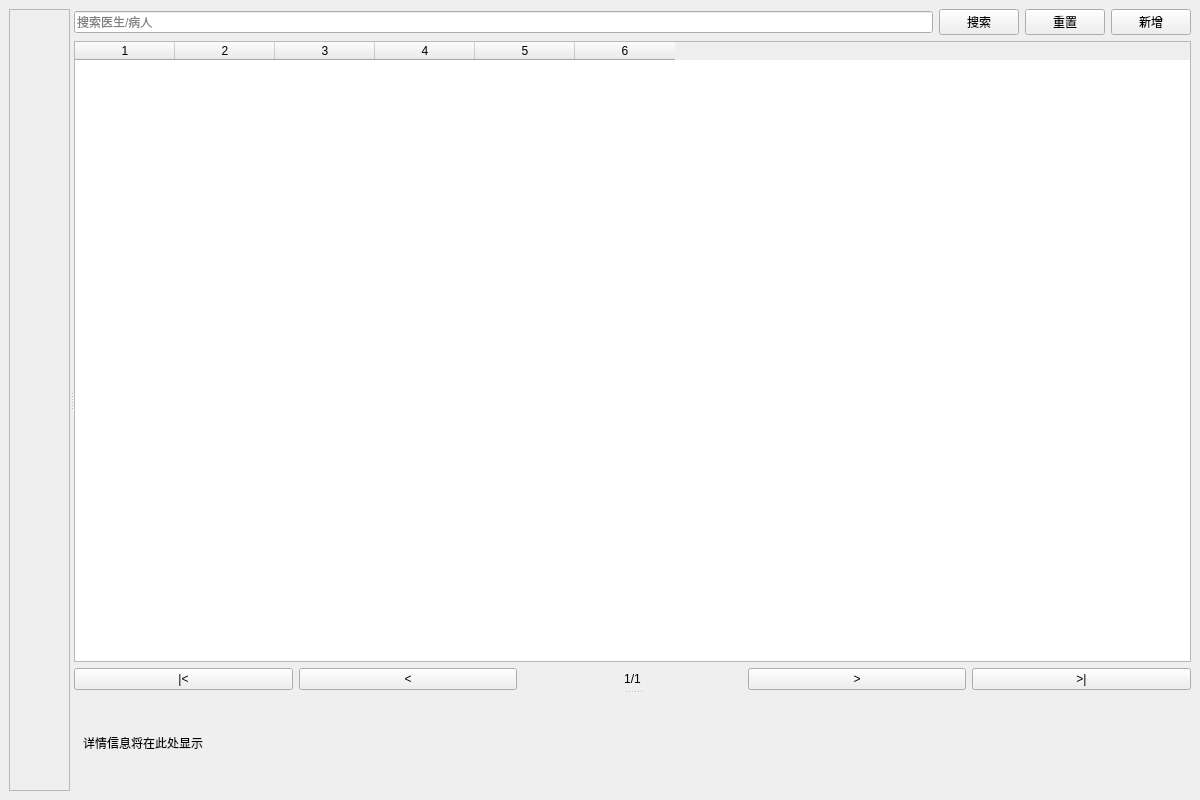
<?xml version="1.0" encoding="UTF-8"?>
<ui version="4.0">
 <class>AdminUI</class>
 <widget class="QMainWindow" name="AdminUI">
  <property name="geometry">
   <rect>
    <x>100</x>
    <y>100</y>
    <width>1200</width>
    <height>800</height>
   </rect>
  </property>
  <property name="windowTitle">
   <string>管理员界面</string>
  </property>
  <widget class="QWidget" name="centralwidget">
   <layout class="QHBoxLayout" name="mainLayout">
    <item>
     <widget class="QSplitter" name="mainSplitter">
      <property name="orientation">
       <enum>Qt::Horizontal</enum>
      </property>
      <!-- 左侧导航栏 -->
      <widget class="QFrame" name="leftPanel">
       <property name="frameShape">
        <enum>QFrame::StyledPanel</enum>
       </property>
       <layout class="QVBoxLayout" name="leftLayout">
<!--        <item>-->
<!--         <widget class="QPushButton" name="manageDoctorsButton">-->
<!--          <property name="text">-->
<!--           <string>管理医生</string>-->
<!--          </property>-->
<!--         </widget>-->
<!--        </item>-->
<!--        <item>-->
<!--         <widget class="QPushButton" name="managePatientsButton">-->
<!--          <property name="text">-->
<!--           <string>管理病人</string>-->
<!--          </property>-->
<!--         </widget>-->
<!--        </item>-->
       </layout>
      </widget>
      <!-- 右侧内容 -->
      <widget class="QSplitter" name="rightSplitter">
       <property name="orientation">
        <enum>Qt::Vertical</enum>
       </property>
       <!-- 上部表格区域 -->
       <widget class="QWidget" name="tableWidgetContainer">
        <layout class="QVBoxLayout" name="tableLayout">
         <item>
          <layout class="QHBoxLayout">
           <item>
            <widget class="QLineEdit" name="searchBox">
             <property name="placeholderText">
              <string>搜索医生/病人</string>
             </property>
            </widget>
           </item>
           <item>
            <widget class="QPushButton" name="searchButton">
             <property name="text">
              <string>搜索</string>
             </property>
            </widget>
           </item>
           <item>
            <widget class="QPushButton" name="resetButton">
             <property name="text">
              <string>重置</string>
             </property>
            </widget>
           </item>
           <item>
            <widget class="QPushButton" name="addButton">
             <property name="text">
              <string>新增</string>
             </property>
            </widget>
           </item>
          </layout>
         </item>
         <item>
          <widget class="QTableWidget" name="tableWidget">
           <property name="columnCount">
            <number>6</number>
           </property>
           <property name="alternatingRowColors">
            <bool>true</bool>
           </property>
<!--           <property name="sizePolicy">-->
<!--            <sizepolicy hsizetype="Expanding" vsizetype="Expanding"/>-->
<!--           </property>-->
          </widget>
         </item>
         <item>
          <layout class="QHBoxLayout" name="paginationLayout">
           <item>
            <widget class="QPushButton" name="firstPageButton">
             <property name="text">
              <string>|&lt;</string>
             </property>
            </widget>
           </item>
           <item>
            <widget class="QPushButton" name="previousPageButton">
             <property name="text">
              <string>&lt;</string>
             </property>
            </widget>
           </item>
           <item>
            <widget class="QLabel" name="pageLabel">
             <property name="text">
              <string>1/1</string>
             </property>
             <property name="alignment">
              <set>Qt::AlignCenter</set>
             </property>
            </widget>
           </item>
           <item>
            <widget class="QPushButton" name="nextPageButton">
             <property name="text">
              <string>&gt;</string>
             </property>
            </widget>
           </item>
           <item>
            <widget class="QPushButton" name="lastPageButton">
             <property name="text">
              <string>&gt;|</string>
             </property>
            </widget>
           </item>
          </layout>
         </item>
        </layout>
       </widget>
       <!-- 下部详情区域 -->
       <widget class="QFrame" name="detailsFrame">
        <layout class="QVBoxLayout" name="detailsLayout">
         <item>
          <widget class="QLabel" name="detailsLabel">
           <property name="text">
            <string>详情信息将在此处显示</string>
           </property>
          </widget>
         </item>
        </layout>
       </widget>
      </widget>
     </widget>
    </item>
   </layout>
  </widget>
 </widget>
 <resources/>
 <connections/>
</ui>
